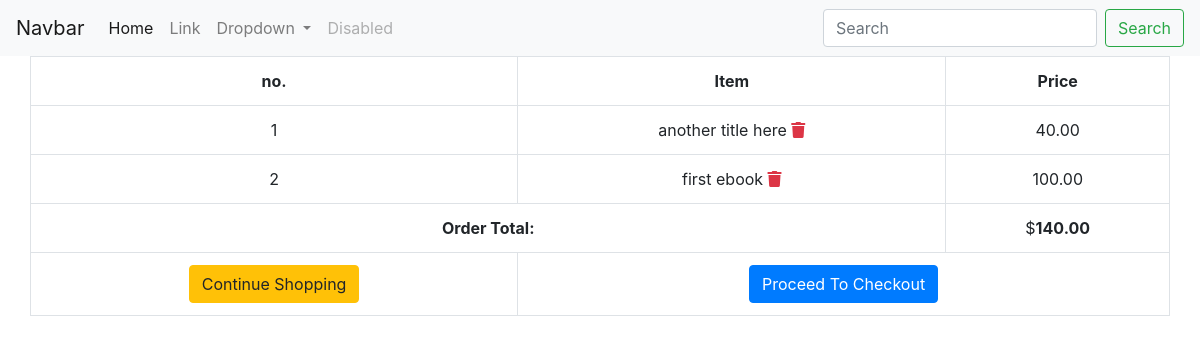
The app's page /cart/order-summary/ (signed in) with its own data.
### shopping_cart/models.py (models this page shows, shortened)
class OrderItem(models.Model):
    product = models.OneToOneField(Product, on_delete=models.SET_NULL, null=True)
    is_ordered = models.BooleanField(default=False)
    date_added = models.DateTimeField(auto_now=True)
    date_ordered = models.DateTimeField(null=True)

class Order(models.Model):
    ref_code = models.CharField(max_length=15)
    owner = models.ForeignKey(Profile, on_delete=models.SET_NULL, null=True)
    is_ordered = models.BooleanField(default=False)
    items = models.ManyToManyField(OrderItem)
    date_ordered = models.DateTimeField(auto_now=True)
    def get_cart_items(self):
        return self.items.all()
    def get_cart_total(self):
        return sum([item.product.price for item in self.items.all()])

### products/models.py (models this page shows, shortened)
class Product(models.Model):
    name = models.CharField(max_length=120)
    description = models.CharField(max_length=500,null=True,blank=True)
    download = models.FileField(upload_to=download_loc,storage=FileSystemStorage(location=protected_loc),null=True,blank=True)
    price = models.DecimalField(max_digits=60,decimal_places=2)
    sale_price = models.DecimalField(max_digits=60,decimal_places=2,null=True,blank=True)
    slug= models.SlugField()
    timestamp = models.DateTimeField(auto_now_add=True,auto_now=False)
    updated = models.DateTimeField(auto_now_add=False,auto_now=True)
    active = models.BooleanField(default=True)

### shopping_cart/views.py (the view)
@login_required()
def order_details(request, **kwargs):
    existing_order = get_user_pending_order(request)
    context = {
        'order': existing_order
    }
    return render(request, 'shopping_cart/order_summary.html', context)

### shopping_cart/views.py (called while the page is built)
def get_user_pending_order(request):
    user_profile = get_object_or_404(Profile, user=request.user)
    order = Order.objects.filter(owner=user_profile, is_ordered=False)
    if order.exists():
        return order[0]
    return 0

### shopping_cart/templates/shopping_cart/order_summary.html (shortened to what this page needs)
{% extends "base.html" %}
{% block content %}
 <section>
   <div class="row">
    <table class="table table-hover table-bordered text-center">
      <tr class="text-center">
        <th>no.</th>
        <th>Item</th>
        <th>Price</th>
      </tr>
      {% for item in order.get_cart_items %}
        <tr>
          <td>{{ forloop.counter }}</td>
          <td>
            {{ item.product.name }}
            <span class="pull-right">
              <a href="{% url 'shopping_cart:delete_item' item.id %}" data-balloon="remove this item from cart" class="text-danger" onclick="return confirm_delete();">
                <i class="fas fa-trash"></i>
              </a>
            </span>
          </td>
          <td>{{ item.product.price }}</td>
        </tr>
      {% empty %}
        <tr>
          <td colspan= 3> You have not added any items yet.</td>
        </tr>
      {% endfor %}
      <tr>
        {% if order.get_cart_total != None %}
        <td colspan=2>
          <strong class="pull-right">Order Total:</strong>
        </td>
        <td colspan= 1>
          $<strong>{{ order.get_cart_total }}</strong>
        </td>
        {% endif %}
      </tr>
      <tr>
        <td colspan=1 >
          <a href="{% url 'products:product-list' %}" class="btn btn-warning pull-left">
            {% if order %}Continue Shopping{% else %}Add Items to Cart {% endif %}
          </a>
        </td>
        <td colspan=2>
          {% if order.get_cart_items %}
            <a href="{% url 'shopping_cart:checkout' %}" class="pull-right btn btn-primary">Proceed To Checkout</a>
          {% endif %}
        </td>
      </tr>
    </table>
   </div>
 </section>
{% endblock %}

### records on screen
OrderItem: product.name "another title here", product.price "40.00"
OrderItem: product.name "first ebook", product.price "100.00"
Order: get_cart_total "140.00"
